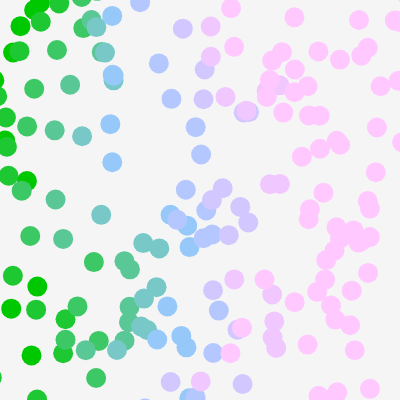
Frame 1 (no input)
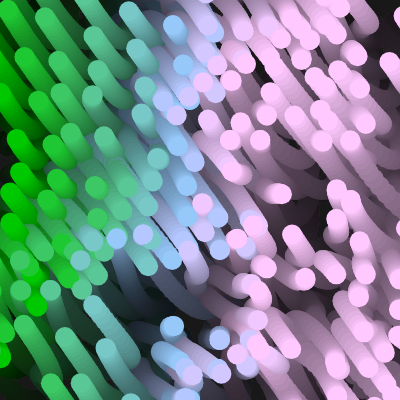
Frame 60 (no input)
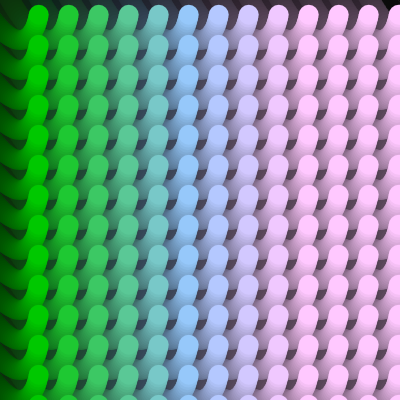
Frame 120 (the mouse pressed at the canvas centre since frame 60)

The p5.js sketch that drew these frames (run headless with seeded random() and noise() and a simulated clock; from frame 60 on, the mouse is pressed at the canvas centre):

// p5.js sketch
// ── sketch.js
// Code from https://p5js.org/examples/interaction-wavemaker.html

function setup() {
  createCanvas(400, 400);
  noStroke();
  fill(40, 200, 40);
}

function draw() {
 background(10, 10); // translucent background (creates trails)
  i = 0
  j = 0
  // make a x and y grid of ellipses
  for (let x = 0; x <= width; x = x + 30) {
    for (let y = 0; y <= height; y = y + 30) {
      // starting point of each circle depends on mouse position
      const xAngle = map(mouseX, 0, width, -4 * PI, 4 * PI, true);
      const yAngle = map(mouseY, 0, height, -4 * PI, 4 * PI, true);
      // and also varies based on the particle's location
      let angle = xAngle * (x / width) + yAngle * (y / height);
      
      const z = frameCount / 100;
      angle = angle * noise(x/100, y/100, z);

      // each particle moves in a circle
      let t = frameCount * 0.008;
      const myX = x + 40 * cos(2 * PI * t + angle);
      const myY = y + 40 * sin(3 * PI * t + angle);

      fill(j, 200, i);
      circle(myX, myY, 20); // draw particle
      
    }
    i = i + 50
    j = j + 30
  }
}
